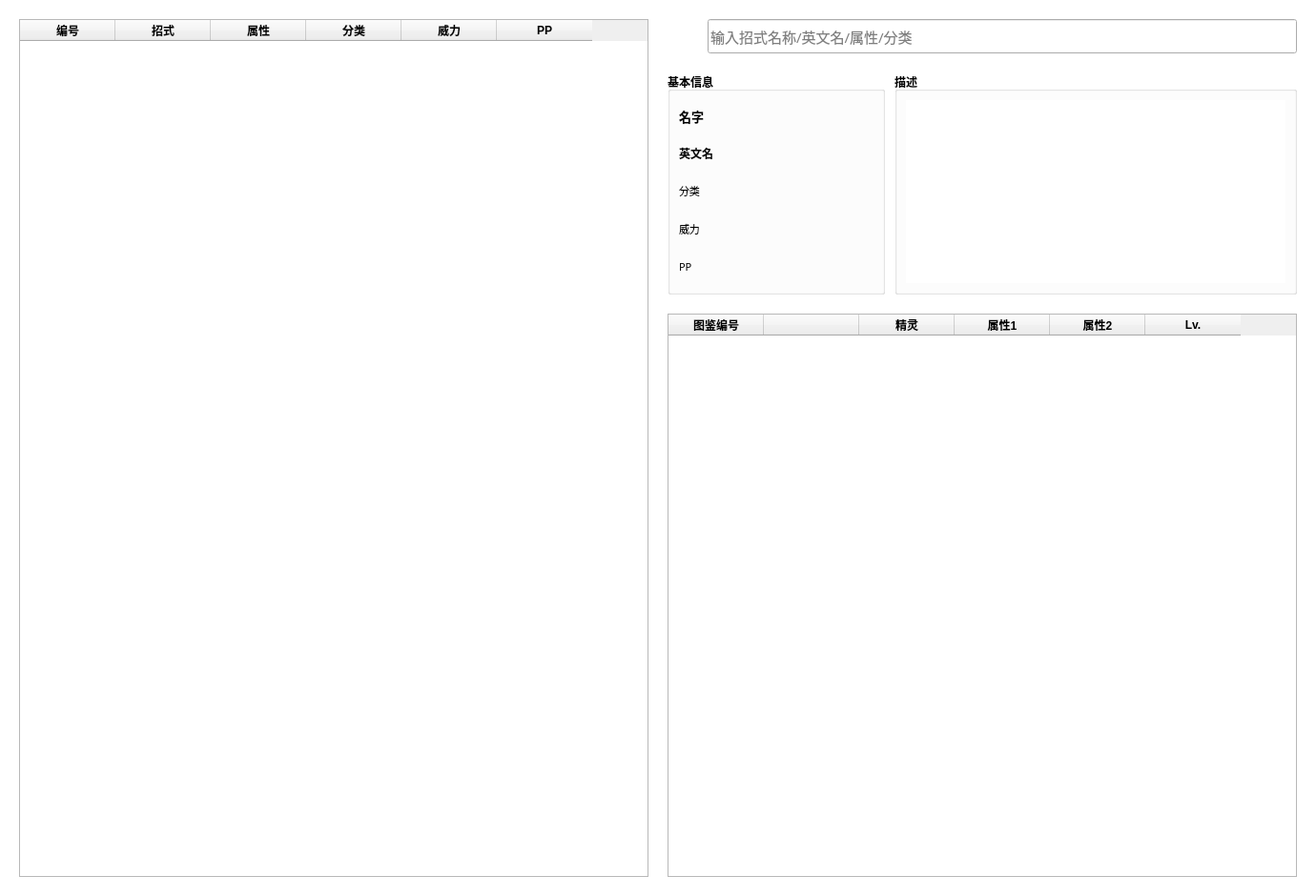
<?xml version="1.0" encoding="UTF-8"?>
<ui version="4.0">
 <author>我不是西药</author>
 <class>Win_MoveList</class>
 <widget class="QWidget" name="Win_MoveList">
  <property name="windowModality">
   <enum>Qt::NonModal</enum>
  </property>
  <property name="geometry">
   <rect>
    <x>0</x>
    <y>0</y>
    <width>1380</width>
    <height>940</height>
   </rect>
  </property>
  <property name="minimumSize">
   <size>
    <width>1380</width>
    <height>940</height>
   </size>
  </property>
  <property name="windowTitle">
   <string> 招式</string>
  </property>
  <property name="windowIcon">
   <iconset>
    <normalon>res/icon/move.png</normalon>
   </iconset>
  </property>
  <property name="styleSheet">
   <string notr="true">QWidget#Win_MoveList { background-color: white; }</string>
  </property>
  <layout class="QHBoxLayout" name="horizontalLayout_3" stretch="660,660">
   <property name="spacing">
    <number>20</number>
   </property>
   <property name="leftMargin">
    <number>20</number>
   </property>
   <property name="topMargin">
    <number>20</number>
   </property>
   <property name="rightMargin">
    <number>20</number>
   </property>
   <property name="bottomMargin">
    <number>20</number>
   </property>
   <item>
    <widget class="QTableWidget" name="tableMove">
     <property name="sizePolicy">
      <sizepolicy hsizetype="Preferred" vsizetype="Preferred">
       <horstretch>0</horstretch>
       <verstretch>0</verstretch>
      </sizepolicy>
     </property>
     <property name="focusPolicy">
      <enum>Qt::NoFocus</enum>
     </property>
     <property name="styleSheet">
      <string notr="true">QTableView::item {border-top: 1px solid black; border-bottom: 1px solid black;}
QTableView::item:selected {background-color: rgba(59,130,246,1); color: white;}
QTableView::item:focus {outline: none;}</string>
     </property>
     <property name="editTriggers">
      <set>QAbstractItemView::NoEditTriggers</set>
     </property>
     <property name="selectionMode">
      <enum>QAbstractItemView::SingleSelection</enum>
     </property>
     <property name="selectionBehavior">
      <enum>QAbstractItemView::SelectRows</enum>
     </property>
     <property name="showGrid">
      <bool>false</bool>
     </property>
     <property name="sortingEnabled">
      <bool>true</bool>
     </property>
     <attribute name="verticalHeaderVisible">
      <bool>false</bool>
     </attribute>
     <column>
      <property name="text">
       <string>编号</string>
      </property>
      <property name="font">
       <font>
        <weight>75</weight>
        <bold>true</bold>
       </font>
      </property>
      <property name="textAlignment">
       <set>AlignCenter</set>
      </property>
      <property name="foreground">
       <brush brushstyle="SolidPattern">
        <color alpha="255">
         <red>0</red>
         <green>0</green>
         <blue>0</blue>
        </color>
       </brush>
      </property>
     </column>
     <column>
      <property name="text">
       <string>招式</string>
      </property>
      <property name="font">
       <font>
        <weight>75</weight>
        <bold>true</bold>
       </font>
      </property>
      <property name="textAlignment">
       <set>AlignCenter</set>
      </property>
     </column>
     <column>
      <property name="text">
       <string>属性</string>
      </property>
      <property name="font">
       <font>
        <weight>75</weight>
        <bold>true</bold>
       </font>
      </property>
      <property name="textAlignment">
       <set>AlignCenter</set>
      </property>
     </column>
     <column>
      <property name="text">
       <string>分类</string>
      </property>
      <property name="font">
       <font>
        <weight>75</weight>
        <bold>true</bold>
       </font>
      </property>
      <property name="textAlignment">
       <set>AlignCenter</set>
      </property>
     </column>
     <column>
      <property name="text">
       <string>威力</string>
      </property>
      <property name="font">
       <font>
        <weight>75</weight>
        <bold>true</bold>
       </font>
      </property>
      <property name="textAlignment">
       <set>AlignCenter</set>
      </property>
     </column>
     <column>
      <property name="text">
       <string>PP</string>
      </property>
      <property name="font">
       <font>
        <weight>75</weight>
        <bold>true</bold>
       </font>
      </property>
      <property name="textAlignment">
       <set>AlignCenter</set>
      </property>
     </column>
    </widget>
   </item>
   <item>
    <layout class="QVBoxLayout" name="verticalLayout_2" stretch="40,260,660">
     <property name="spacing">
      <number>20</number>
     </property>
     <item>
      <layout class="QHBoxLayout" name="horizontalLayout" stretch="40,675">
       <property name="spacing">
        <number>5</number>
       </property>
       <item>
        <widget class="QPushButton" name="pushButton">
         <property name="enabled">
          <bool>false</bool>
         </property>
         <property name="sizePolicy">
          <sizepolicy hsizetype="Preferred" vsizetype="Preferred">
           <horstretch>0</horstretch>
           <verstretch>0</verstretch>
          </sizepolicy>
         </property>
         <property name="focusPolicy">
          <enum>Qt::NoFocus</enum>
         </property>
         <property name="contextMenuPolicy">
          <enum>Qt::NoContextMenu</enum>
         </property>
         <property name="styleSheet">
          <string notr="true">background-color: rgba(255, 255, 255, 0);
border: none;</string>
         </property>
         <property name="text">
          <string/>
         </property>
         <property name="icon">
          <iconset>
           <disabledon>res/icon/search.png</disabledon>
          </iconset>
         </property>
         <property name="iconSize">
          <size>
           <width>40</width>
           <height>40</height>
          </size>
         </property>
         <property name="checkable">
          <bool>false</bool>
         </property>
        </widget>
       </item>
       <item>
        <widget class="QLineEdit" name="searchMove">
         <property name="sizePolicy">
          <sizepolicy hsizetype="Preferred" vsizetype="Preferred">
           <horstretch>0</horstretch>
           <verstretch>0</verstretch>
          </sizepolicy>
         </property>
         <property name="font">
          <font>
           <family>微软雅黑</family>
           <pointsize>11</pointsize>
          </font>
         </property>
         <property name="placeholderText">
          <string>输入招式名称/英文名/属性/分类</string>
         </property>
        </widget>
       </item>
      </layout>
     </item>
     <item>
      <layout class="QHBoxLayout" name="horizontalLayout_2" stretch="35,65">
       <property name="spacing">
        <number>10</number>
       </property>
       <item>
        <widget class="QGroupBox" name="groupBox_2">
         <property name="font">
          <font>
           <family>Microsoft YaHei UI</family>
           <weight>75</weight>
           <bold>true</bold>
          </font>
         </property>
         <property name="title">
          <string>基本信息</string>
         </property>
         <layout class="QVBoxLayout" name="verticalLayout">
          <item>
           <widget class="QLabel" name="cName">
            <property name="font">
             <font>
              <family>Microsoft YaHei UI</family>
              <pointsize>10</pointsize>
              <weight>75</weight>
              <bold>true</bold>
             </font>
            </property>
            <property name="text">
             <string>名字</string>
            </property>
            <property name="alignment">
             <set>Qt::AlignLeading|Qt::AlignLeft|Qt::AlignVCenter</set>
            </property>
            <property name="textInteractionFlags">
             <set>Qt::TextSelectableByKeyboard|Qt::TextSelectableByMouse</set>
            </property>
           </widget>
          </item>
          <item>
           <widget class="QLabel" name="eName">
            <property name="font">
             <font>
              <family>Microsoft YaHei UI</family>
              <pointsize>9</pointsize>
              <weight>75</weight>
              <italic>false</italic>
              <bold>true</bold>
              <underline>false</underline>
             </font>
            </property>
            <property name="text">
             <string>英文名</string>
            </property>
            <property name="alignment">
             <set>Qt::AlignLeading|Qt::AlignLeft|Qt::AlignVCenter</set>
            </property>
            <property name="textInteractionFlags">
             <set>Qt::TextSelectableByKeyboard|Qt::TextSelectableByMouse</set>
            </property>
           </widget>
          </item>
          <item>
           <widget class="QLabel" name="attack">
            <property name="font">
             <font>
              <family>Microsoft YaHei</family>
              <pointsize>8</pointsize>
             </font>
            </property>
            <property name="text">
             <string>分类</string>
            </property>
            <property name="textInteractionFlags">
             <set>Qt::TextSelectableByKeyboard|Qt::TextSelectableByMouse</set>
            </property>
           </widget>
          </item>
          <item>
           <widget class="QLabel" name="Power">
            <property name="font">
             <font>
              <family>Microsoft YaHei</family>
              <pointsize>8</pointsize>
             </font>
            </property>
            <property name="text">
             <string>威力</string>
            </property>
            <property name="textInteractionFlags">
             <set>Qt::TextSelectableByKeyboard|Qt::TextSelectableByMouse</set>
            </property>
           </widget>
          </item>
          <item>
           <widget class="QLabel" name="PP">
            <property name="font">
             <font>
              <family>Microsoft YaHei</family>
              <pointsize>8</pointsize>
             </font>
            </property>
            <property name="text">
             <string>PP</string>
            </property>
            <property name="textInteractionFlags">
             <set>Qt::TextSelectableByKeyboard|Qt::TextSelectableByMouse</set>
            </property>
           </widget>
          </item>
         </layout>
        </widget>
       </item>
       <item>
        <widget class="QGroupBox" name="groupBox_3">
         <property name="font">
          <font>
           <family>Microsoft YaHei UI</family>
           <weight>75</weight>
           <bold>true</bold>
          </font>
         </property>
         <property name="title">
          <string>描述</string>
         </property>
         <layout class="QGridLayout" name="gridLayout_2">
          <item row="0" column="0">
           <widget class="QPlainTextEdit" name="Description">
            <property name="enabled">
             <bool>true</bool>
            </property>
            <property name="sizePolicy">
             <sizepolicy hsizetype="Preferred" vsizetype="Preferred">
              <horstretch>0</horstretch>
              <verstretch>0</verstretch>
             </sizepolicy>
            </property>
            <property name="font">
             <font>
              <family>Microsoft YaHei</family>
              <pointsize>9</pointsize>
              <weight>50</weight>
              <bold>false</bold>
             </font>
            </property>
            <property name="styleSheet">
             <string notr="true">color: blue;</string>
            </property>
            <property name="frameShape">
             <enum>QFrame::NoFrame</enum>
            </property>
            <property name="frameShadow">
             <enum>QFrame::Sunken</enum>
            </property>
            <property name="verticalScrollBarPolicy">
             <enum>Qt::ScrollBarAsNeeded</enum>
            </property>
            <property name="horizontalScrollBarPolicy">
             <enum>Qt::ScrollBarAlwaysOff</enum>
            </property>
            <property name="sizeAdjustPolicy">
             <enum>QAbstractScrollArea::AdjustIgnored</enum>
            </property>
            <property name="textInteractionFlags">
             <set>Qt::TextSelectableByKeyboard|Qt::TextSelectableByMouse</set>
            </property>
           </widget>
          </item>
         </layout>
        </widget>
       </item>
      </layout>
     </item>
     <item>
      <widget class="QTableWidget" name="tablePokemon">
       <property name="sizePolicy">
        <sizepolicy hsizetype="Preferred" vsizetype="Preferred">
         <horstretch>0</horstretch>
         <verstretch>0</verstretch>
        </sizepolicy>
       </property>
       <property name="font">
        <font>
         <family>Microsoft YaHei UI</family>
         <weight>50</weight>
         <bold>false</bold>
        </font>
       </property>
       <property name="focusPolicy">
        <enum>Qt::NoFocus</enum>
       </property>
       <property name="styleSheet">
        <string notr="true">QTableView::item {border-top: 1px solid black; border-bottom: 1px solid black;}
QTableView::item:selected {background-color: rgba(59,130,246,1); color: white;}
QTableView::item:focus {outline: none;}</string>
       </property>
       <property name="editTriggers">
        <set>QAbstractItemView::NoEditTriggers</set>
       </property>
       <property name="selectionMode">
        <enum>QAbstractItemView::SingleSelection</enum>
       </property>
       <property name="selectionBehavior">
        <enum>QAbstractItemView::SelectRows</enum>
       </property>
       <property name="showGrid">
        <bool>false</bool>
       </property>
       <property name="sortingEnabled">
        <bool>false</bool>
       </property>
       <attribute name="horizontalHeaderVisible">
        <bool>true</bool>
       </attribute>
       <attribute name="verticalHeaderVisible">
        <bool>false</bool>
       </attribute>
       <column>
        <property name="text">
         <string>图鉴编号</string>
        </property>
        <property name="font">
         <font>
          <weight>75</weight>
          <bold>true</bold>
         </font>
        </property>
        <property name="textAlignment">
         <set>AlignCenter</set>
        </property>
       </column>
       <column>
        <property name="text">
         <string/>
        </property>
        <property name="font">
         <font>
          <weight>75</weight>
          <bold>true</bold>
         </font>
        </property>
        <property name="textAlignment">
         <set>AlignCenter</set>
        </property>
       </column>
       <column>
        <property name="text">
         <string>精灵</string>
        </property>
        <property name="font">
         <font>
          <weight>75</weight>
          <bold>true</bold>
         </font>
        </property>
        <property name="textAlignment">
         <set>AlignCenter</set>
        </property>
       </column>
       <column>
        <property name="text">
         <string>属性1</string>
        </property>
        <property name="font">
         <font>
          <weight>75</weight>
          <bold>true</bold>
         </font>
        </property>
        <property name="textAlignment">
         <set>AlignCenter</set>
        </property>
       </column>
       <column>
        <property name="text">
         <string>属性2</string>
        </property>
        <property name="font">
         <font>
          <weight>75</weight>
          <bold>true</bold>
         </font>
        </property>
        <property name="textAlignment">
         <set>AlignCenter</set>
        </property>
       </column>
       <column>
        <property name="text">
         <string>Lv.</string>
        </property>
        <property name="font">
         <font>
          <weight>75</weight>
          <bold>true</bold>
         </font>
        </property>
        <property name="textAlignment">
         <set>AlignCenter</set>
        </property>
       </column>
      </widget>
     </item>
    </layout>
   </item>
  </layout>
 </widget>
 <resources/>
 <connections/>
</ui>
